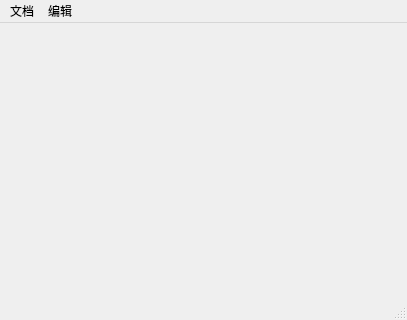
<?xml version="1.0" encoding="UTF-8"?>
<ui version="4.0">
 <class>MainWindow</class>
 <widget class="QMainWindow" name="MainWindow">
  <property name="geometry">
   <rect>
    <x>0</x>
    <y>0</y>
    <width>407</width>
    <height>320</height>
   </rect>
  </property>
  <property name="windowTitle">
   <string>MainWindow</string>
  </property>
  <widget class="QWidget" name="centralwidget"/>
  <widget class="QMenuBar" name="menubar">
   <property name="geometry">
    <rect>
     <x>0</x>
     <y>0</y>
     <width>407</width>
     <height>24</height>
    </rect>
   </property>
   <widget class="QMenu" name="menu">
    <property name="title">
     <string>文档</string>
    </property>
    <addaction name="actionOpen"/>
   </widget>
   <widget class="QMenu" name="menu_2">
    <property name="title">
     <string>编辑</string>
    </property>
    <addaction name="actionCopy"/>
   </widget>
   <addaction name="menu"/>
   <addaction name="menu_2"/>
  </widget>
  <widget class="QStatusBar" name="statusbar"/>
  <action name="actionOpen">
   <property name="icon">
    <iconset>
     <normaloff>ship copy.bmp</normaloff>ship copy.bmp</iconset>
   </property>
   <property name="text">
    <string>打开</string>
   </property>
   <property name="shortcut">
    <string>Meta+O</string>
   </property>
  </action>
  <action name="actionCopy">
   <property name="text">
    <string>拷贝</string>
   </property>
  </action>
 </widget>
 <resources/>
 <connections/>
</ui>
